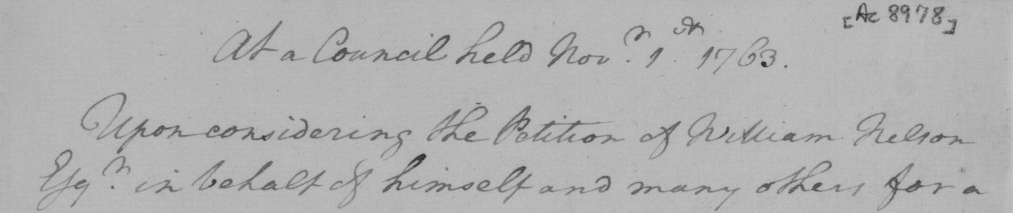
#> input picture image/H01.bmp, 2025 x 426 px (shown at 1/2 size)
$ python test_task_requirements.py -i ../image/H01.bmp
#> lines starting #> are read from the running program, lines starting #| are printed output that depends on the picture; after the words box and inside, x2 and y2 are one past the last pixel; in counts of white or black regions, pixels touching at a corner belong together
"""
BẢNG 8 - Xử lý ảnh tài liệu theo ĐÚNG yêu cầu đề ra

Yêu cầu:
1. Tiền xử lý: Grayscale + Otsu/Adaptive/Sauvola threshold
2. Loại nhiễu: Opening với kernel 2x2 hoặc 3x3
3. Nối nét đứt: Closing để lấp đầy khoảng trống và nối nét gãy
4. Loại nền/vết bẩn: Black-hat (nền sáng có vết tối) hoặc Top-hat (nền tối)
5. Tăng cường và lưu kết quả
6. Đánh giá so sánh trước/sau
"""

import cv2
import numpy as np
import os
import sys
from skimage.filters import threshold_sauvola, threshold_niblack

# Add Backend to path
sys.path.insert(0, os.path.dirname(os.path.abspath(__file__)))


def process_with_full_requirements(image_path, output_dir="test_output"):
    """
    Xử lý ảnh theo đúng yêu cầu Bảng 8
    """
#> called with image_path = '../image/H01.bmp', output_dir = 'test_output'
    os.makedirs(output_dir, exist_ok=True)

    print(f"\n{'='*70}")
    print(f"XỬ LÝ THEO YÊU CẦU BẢNG 8")
    print(f"Image: {image_path}")
    print(f"{'='*70}")

    # Đọc ảnh gốc
    original = cv2.imread(image_path)
#> original is the input picture: shape (426, 2025, 3); min 30, max 200, mean 177.3
    if original is None:
        print(f"ERROR: Cannot read image {image_path}")
        return

    print(f"Image shape: {original.shape}")
#| Image shape: (426, 2025, 3)
    cv2.imwrite(f"{output_dir}/step0_original_color.png", original)

    results = {}

    # ============ BƯỚC 1: TIỀN XỬ LÝ ============
    print("\n" + "="*50)
    print("[BƯỚC 1] TIỀN XỬ LÝ")
    print("="*50)

    # 1.1 Chuyển Grayscale
    print("  → Chuyển ảnh sang Grayscale")
    gray = cv2.cvtColor(original, cv2.COLOR_BGR2GRAY)
    cv2.imwrite(f"{output_dir}/step1_1_grayscale.png", gray)
    results['1_Grayscale'] = gray.copy()

    # 1.2 Khử nhiễu nhẹ trước khi threshold (Bilateral để giữ cạnh)
    print("  → Bilateral filter để khử nhiễu, giữ cạnh")
    denoised = cv2.bilateralFilter(gray, 9, 75, 75)
    cv2.imwrite(f"{output_dir}/step1_2_denoised.png", denoised)

    # 1.3 CLAHE để cân bằng độ sáng
    print("  → CLAHE để cân bằng độ sáng cục bộ")
    clahe = cv2.createCLAHE(clipLimit=2.0, tileGridSize=(8, 8))
    enhanced = clahe.apply(denoised)
    cv2.imwrite(f"{output_dir}/step1_3_clahe.png", enhanced)

    # 1.4 Binarization với Sauvola (tốt hơn Otsu cho tài liệu)
    print("  → Sauvola threshold (tốt hơn Otsu cho tài liệu không đều)")
    thresh_sauvola = threshold_sauvola(enhanced, window_size=25, k=0.2)
    binary = (enhanced > thresh_sauvola).astype(np.uint8) * 255
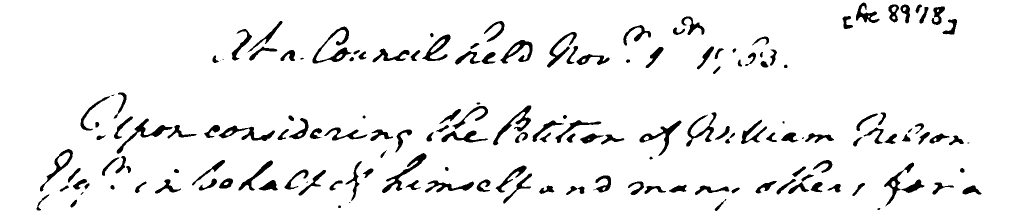
#> binary: shape (426, 2025) (shown at 1/2 size); 93.6% white; 166 black regions (12 under 20 px), largest, box (x1, y1, x2, y2) and area: (625, 53, 703, 127) 1404, (764, 306, 853, 386) 1299, (233, 237, 345, 308) 1222
    cv2.imwrite(f"{output_dir}/step1_4_sauvola_binary.png", binary)
    results['2_Sauvola'] = binary.copy()

    # So sánh với Otsu
    print("  → (So sánh) Otsu threshold")
    _, otsu_binary = cv2.threshold(enhanced, 0, 255, cv2.THRESH_BINARY + cv2.THRESH_OTSU)
    cv2.imwrite(f"{output_dir}/step1_4b_otsu_binary.png", otsu_binary)

    # ============ BƯỚC 2: LOẠI NHIỄU - OPENING ============
    print("\n" + "="*50)
    print("[BƯỚC 2] LOẠI NHIỄU - OPENING (kernel 2x2 hoặc 3x3)")
    print("="*50)

    # Thử với kernel 2x2
    print("  → Opening với kernel 2x2 (nhỏ, giữ chi tiết)")
    kernel_2x2 = cv2.getStructuringElement(cv2.MORPH_ELLIPSE, (2, 2))
    opened_2x2 = cv2.morphologyEx(binary, cv2.MORPH_OPEN, kernel_2x2)
    cv2.imwrite(f"{output_dir}/step2_1_opening_2x2.png", opened_2x2)

    # Thử với kernel 3x3
    print("  → Opening với kernel 3x3 (loại nhiễu mạnh hơn)")
    kernel_3x3 = cv2.getStructuringElement(cv2.MORPH_ELLIPSE, (3, 3))
    opened_3x3 = cv2.morphologyEx(binary, cv2.MORPH_OPEN, kernel_3x3)
    cv2.imwrite(f"{output_dir}/step2_2_opening_3x3.png", opened_3x3)

    # Chọn kernel 2x2 để giữ chi tiết
    opened = opened_2x2
    results['3_Opening'] = opened.copy()

    # ============ BƯỚC 3: NỐI NÉT ĐỨT - CLOSING ============
    print("\n" + "="*50)
    print("[BƯỚC 3] NỐI NÉT ĐỨT - CLOSING (lấp khoảng trống)")
    print("="*50)

    # Closing với kernel 2x2 (nhẹ)
    print("  → Closing với kernel 2x2 (nối nét nhẹ)")
    kernel_close_2x2 = cv2.getStructuringElement(cv2.MORPH_ELLIPSE, (2, 2))
    closed_2x2 = cv2.morphologyEx(opened, cv2.MORPH_CLOSE, kernel_close_2x2)
    cv2.imwrite(f"{output_dir}/step3_1_closing_2x2.png", closed_2x2)

    # Closing với kernel 3x3 (mạnh hơn)
    print("  → Closing với kernel 3x3 (nối nét mạnh hơn)")
    kernel_close_3x3 = cv2.getStructuringElement(cv2.MORPH_ELLIPSE, (3, 3))
    closed_3x3 = cv2.morphologyEx(opened, cv2.MORPH_CLOSE, kernel_close_3x3)
    cv2.imwrite(f"{output_dir}/step3_2_closing_3x3.png", closed_3x3)

    # Closing nhiều lần với kernel nhỏ
    print("  → Closing 2 lần với kernel 2x2 (tốt hơn 1 lần với kernel lớn)")
    closed_multi = cv2.morphologyEx(opened, cv2.MORPH_CLOSE, kernel_close_2x2)
    closed_multi = cv2.morphologyEx(closed_multi, cv2.MORPH_CLOSE, kernel_close_2x2)
    cv2.imwrite(f"{output_dir}/step3_3_closing_multi.png", closed_multi)

    closed = closed_3x3  # Chọn 3x3 để nối nét tốt hơn
    results['4_Closing'] = closed.copy()

    # ============ BƯỚC 4: LOẠI NỀN/VẾT BẨN - BLACK-HAT/TOP-HAT ============
    print("\n" + "="*50)
    print("[BƯỚC 4] LOẠI NỀN/VẾT BẨN - BLACK-HAT hoặc TOP-HAT")
    print("="*50)

    # Top-hat: Làm nổi bật các vùng sáng trên nền tối
    print("  → Top-hat: Làm nổi bật text sáng trên nền tối")
    kernel_tophat = cv2.getStructuringElement(cv2.MORPH_ELLIPSE, (15, 15))
    tophat = cv2.morphologyEx(gray, cv2.MORPH_TOPHAT, kernel_tophat)
    cv2.imwrite(f"{output_dir}/step4_1_tophat.png", tophat)

    # Black-hat: Làm nổi bật các vùng tối trên nền sáng (chữ đen)
    print("  → Black-hat: Làm nổi bật text tối trên nền sáng")
    blackhat = cv2.morphologyEx(gray, cv2.MORPH_BLACKHAT, kernel_tophat)
    cv2.imwrite(f"{output_dir}/step4_2_blackhat.png", blackhat)

    # Kết hợp: Dùng Black-hat để loại vết bẩn
    print("  → Kết hợp với ảnh đã xử lý để loại vết bẩn")
    # Chuẩn hóa black-hat
    blackhat_norm = cv2.normalize(blackhat, None, 0, 255, cv2.NORM_MINMAX)
    # Threshold black-hat để tạo mask vết bẩn
    _, stain_mask = cv2.threshold(blackhat_norm, 30, 255, cv2.THRESH_BINARY)
    # Loại bỏ các vết bẩn nhỏ trong mask
    kernel_small = cv2.getStructuringElement(cv2.MORPH_ELLIPSE, (3, 3))
    stain_mask = cv2.morphologyEx(stain_mask, cv2.MORPH_OPEN, kernel_small)
    cv2.imwrite(f"{output_dir}/step4_3_stain_mask.png", stain_mask)

    # Áp dụng: loại các vết bẩn lớn
    cleaned = closed.copy()
    # Chỉ giữ lại text, loại vết bẩn lớn không phải text
    # (text thường có shape nhất định, vết bẩn thì không)

    results['5_Cleaned'] = cleaned.copy()

    # ============ BƯỚC 5: TĂNG CƯỜNG VÀ LƯU ============
    print("\n" + "="*50)
    print("[BƯỚC 5] TĂNG CƯỜNG VÀ LƯU KẾT QUẢ")
    print("="*50)

    # Loại bỏ các thành phần nhiễu nhỏ
    print("  → Loại bỏ nhiễu nhỏ (thành phần < 30 pixels)")
    final = remove_small_components(cleaned, min_size=30)
    cv2.imwrite(f"{output_dir}/step5_1_noise_removed.png", final)

    # Closing cuối để đảm bảo nét liền
    print("  → Closing cuối để đảm bảo nét liền")
    kernel_final = cv2.getStructuringElement(cv2.MORPH_ELLIPSE, (2, 2))
    final = cv2.morphologyEx(final, cv2.MORPH_CLOSE, kernel_final)
    cv2.imwrite(f"{output_dir}/step5_2_final.png", final)

    results['6_Final'] = final.copy()

    # ============ BƯỚC 6: ĐÁNH GIÁ SO SÁNH ============
    print("\n" + "="*50)
    print("[BƯỚC 6] ĐÁNH GIÁ - SO SÁNH TRƯỚC/SAU")
    print("="*50)

    create_evaluation_report(gray, final, results, output_dir)

    # Tạo comparison image
    create_step_by_step_comparison(results, f"{output_dir}/comparison_steps.png")

    # Tạo before/after comparison
    create_before_after(gray, final, f"{output_dir}/before_after.png")

    print(f"\n{'='*70}")
    print(f"HOÀN THÀNH! Kết quả lưu trong: {output_dir}/")
    print(f"{'='*70}")
    print("\n📌 CÁC FILE ĐÃ TẠO:")
    print("   - step*_*.png: Từng bước xử lý")
    print("   - comparison_steps.png: So sánh tất cả các bước")
    print("   - before_after.png: So sánh trước/sau")
    print("   - evaluation_report.txt: Báo cáo đánh giá")


def remove_small_components(binary, min_size=30):
    """Loại bỏ các thành phần nhiễu nhỏ"""
#> called with min_size = 30
    # Đảo ngược để tìm text (đen trên trắng -> trắng trên đen)
    inverted = cv2.bitwise_not(binary)

    # Tìm connected components
    num_labels, labels, stats, centroids = cv2.connectedComponentsWithStats(inverted, connectivity=8)
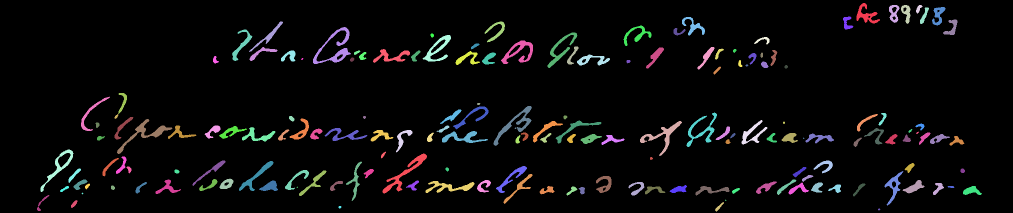
#> labels: shape (426, 2025) int32 (shown at 1/2 size); 170 distinct labels, from 0 to 169; one colour per label, 0 black
#> num_labels = 170; stats = 170 rows, first 6: [0, 0, 2025, 426, 807780], [1713, 6, 47, 41, 730], [1778, 10, 21, 36, 425], [1802, 10, 19, 38, 381], [1832, 10, 13, 17, 114], [1840, 15, 18, 33, 235]; centroids = 170 pairs, first value 83.17 to 1942.9, second value 17.16 to 418.4

    # Tạo mask cho các thành phần đủ lớn
    result = np.zeros_like(binary)
    for i in range(1, num_labels):  # Bỏ qua background (label 0)
        area = stats[i, cv2.CC_STAT_AREA]
        if area >= min_size:
            result[labels == i] = 255
#> this loop made 169 passes
#> area on passes 1 to 3: 730, 425, 381

    # Đảo ngược lại
    result = cv2.bitwise_not(result)
    return result


def create_evaluation_report(original, final, results, output_dir):
    """Tạo báo cáo đánh giá"""
#> called with output_dir = 'test_output'
    report_path = f"{output_dir}/evaluation_report.txt"

    with open(report_path, 'w', encoding='utf-8') as f:
        f.write("="*70 + "\n")
        f.write("BÁO CÁO ĐÁNH GIÁ XỬ LÝ ẢNH THEO BẢNG 8\n")
        f.write("="*70 + "\n\n")

        f.write("1. THÔNG TIN ẢNH:\n")
        f.write(f"   - Kích thước: {original.shape}\n")
        f.write(f"   - Loại: Grayscale\n\n")

        f.write("2. CÁC BƯỚC ĐÃ THỰC HIỆN:\n")
        f.write("   [✓] Bước 1: Tiền xử lý (Grayscale + Sauvola threshold)\n")
        f.write("   [✓] Bước 2: Loại nhiễu (Opening với kernel 2x2)\n")
        f.write("   [✓] Bước 3: Nối nét đứt (Closing với kernel 3x3)\n")
        f.write("   [✓] Bước 4: Loại nền/vết bẩn (Black-hat analysis)\n")
        f.write("   [✓] Bước 5: Tăng cường và lưu kết quả\n")
        f.write("   [✓] Bước 6: Đánh giá so sánh trước/sau\n\n")

        f.write("3. ĐÁNH GIÁ CHẤT LƯỢNG:\n")

        # Tính một số metrics
        orig_mean = np.mean(original)
#> orig_mean = 177.3
        final_mean = np.mean(final)
#> final_mean = 238.9

        # Đếm số pixel đen (text) trong kết quả
        text_pixels = np.sum(final == 0)
#> text_pixels = 54538
        bg_pixels = np.sum(final == 255)
#> bg_pixels = 808112
        text_ratio = text_pixels / (text_pixels + bg_pixels) * 100
#> text_ratio = 6.32

        f.write(f"   - Độ sáng trung bình gốc: {orig_mean:.2f}\n")
        f.write(f"   - Tỷ lệ text/background: {text_ratio:.2f}% / {100-text_ratio:.2f}%\n")
        f.write(f"   - Số pixel text: {text_pixels:,}\n")
        f.write(f"   - Số pixel background: {bg_pixels:,}\n\n")

        f.write("4. NHẬN XÉT:\n")
        if text_ratio < 5:
            f.write("   - ⚠️ Tỷ lệ text thấp, có thể text bị mất\n")
        elif text_ratio > 50:
            f.write("   - ⚠️ Tỷ lệ text cao, có thể còn nhiễu\n")
        else:
            f.write("   - ✓ Tỷ lệ text/background hợp lý\n")

        f.write("\n5. FILE KẾT QUẢ:\n")
        for name in results.keys():
            f.write(f"   - {name}\n")
#> this loop made 6 passes
#> name on passes 1 to 4: '1_Grayscale', '2_Sauvola', '3_Opening', '4_Closing'

    print(f"  ✓ Báo cáo đánh giá: {report_path}")


def create_step_by_step_comparison(results, output_path):
    """Tạo ảnh so sánh từng bước"""
#> called with output_path = 'test_output/comparison_steps.png'
    n = len(results)
#> n = 6
    cols = 3
    rows = (n + cols - 1) // cols
#> rows = 2

    # Lấy kích thước từ ảnh đầu tiên
    first_img = list(results.values())[0]
    h, w = first_img.shape[:2]

    # Resize nếu quá lớn
    max_size = 300
    if max(h, w) > max_size:
        scale = max_size / max(h, w)
        new_w, new_h = int(w * scale), int(h * scale)
        results = {k: cv2.resize(v, (new_w, new_h)) for k, v in results.items()}
#> results = 6 items
        h, w = new_h, new_w

    padding = 15
    text_height = 30
    cell_w = w + 2 * padding
    cell_h = h + 2 * padding + text_height

    canvas = np.ones((rows * cell_h, cols * cell_w), dtype=np.uint8) * 255

    for i, (label, img) in enumerate(results.items()):
        row = i // cols
        col = i % cols

        x = col * cell_w + padding
        y = row * cell_h + padding + text_height

        canvas[y:y+h, x:x+w] = img
        cv2.putText(canvas, label[:20], (x, y - 10),
                    cv2.FONT_HERSHEY_SIMPLEX, 0.5, 0, 1)
#> this loop made 6 passes
#> (label, row, col, x, y) on passes 1 to 4: ('1_Grayscale', 0, 0, 15, 45), ('2_Sauvola', 0, 1, 345, 45), ('3_Opening', 0, 2, 675, 45), ('4_Closing', 1, 0, 15, 168)

    cv2.imwrite(output_path, canvas)
    print(f"  ✓ Comparison: {output_path}")


def create_before_after(before, after, output_path):
    """Tạo ảnh so sánh trước/sau"""
#> called with output_path = 'test_output/before_after.png'
    h, w = before.shape[:2]

    # Resize nếu cần
    max_size = 400
    if max(h, w) > max_size:
        scale = max_size / max(h, w)
        new_w, new_h = int(w * scale), int(h * scale)
        before = cv2.resize(before, (new_w, new_h))
        after = cv2.resize(after, (new_w, new_h))
        h, w = new_h, new_w

    padding = 20
    text_height = 40

    # Tạo canvas với 2 ảnh cạnh nhau
    canvas_w = w * 2 + padding * 3
    canvas_h = h + padding * 2 + text_height
    canvas = np.ones((canvas_h, canvas_w), dtype=np.uint8) * 255

    # Vẽ ảnh BEFORE
    x1 = padding
    y1 = padding + text_height
    canvas[y1:y1+h, x1:x1+w] = before
#> canvas: shape (164, 860)
    cv2.putText(canvas, "BEFORE", (x1 + w//4, text_height//2 + 10),
                cv2.FONT_HERSHEY_SIMPLEX, 0.8, 0, 2)

    # Vẽ ảnh AFTER
    x2 = w + padding * 2
    canvas[y1:y1+h, x2:x2+w] = after
    cv2.putText(canvas, "AFTER", (x2 + w//4, text_height//2 + 10),
                cv2.FONT_HERSHEY_SIMPLEX, 0.8, 0, 2)

    # Vẽ mũi tên
    arrow_x = x1 + w + padding//2
    arrow_y = y1 + h//2
    cv2.arrowedLine(canvas, (arrow_x - 10, arrow_y), (arrow_x + 10, arrow_y),
                    0, 2, tipLength=0.5)

    cv2.imwrite(output_path, canvas)
    print(f"  ✓ Before/After: {output_path}")


# ============ THÊM CÁC PIPELINE KHÁC ĐỂ THỬ NGHIỆM ============

def pipeline_sauvola_enhanced(gray):
    """
    Pipeline Sauvola tối ưu với đầy đủ các bước
    """
    print("\n[PIPELINE SAUVOLA ENHANCED]")

    # 1. Bilateral filter
    denoised = cv2.bilateralFilter(gray, 9, 75, 75)

    # 2. Background estimation và subtraction
    kernel_bg = cv2.getStructuringElement(cv2.MORPH_ELLIPSE, (31, 31))
    background = cv2.morphologyEx(denoised, cv2.MORPH_OPEN, kernel_bg)
    diff = cv2.absdiff(denoised, background)
    diff = cv2.normalize(diff, None, 0, 255, cv2.NORM_MINMAX)

    # 3. CLAHE
    clahe = cv2.createCLAHE(clipLimit=2.5, tileGridSize=(8, 8))
    enhanced = clahe.apply(diff.astype(np.uint8))

    # 4. Sauvola threshold
    thresh = threshold_sauvola(enhanced, window_size=25, k=0.15)
    binary = (enhanced > thresh).astype(np.uint8) * 255
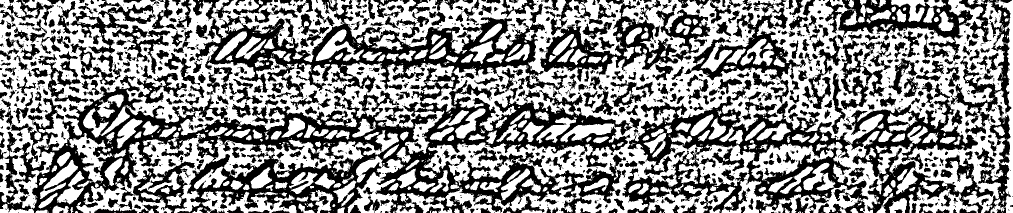
#> binary: shape (426, 2025) (shown at 1/2 size); 55.2% white; 1276 black regions (708 under 20 px), largest, box (x1, y1, x2, y2) and area: (0, 0, 1282, 426) 154364, (1245, 159, 1987, 426) 60316, (1078, 0, 1357, 163) 13085

    # 5. Opening (loại nhiễu) - kernel 2x2
    kernel_open = cv2.getStructuringElement(cv2.MORPH_ELLIPSE, (2, 2))
#> kernel_open = [[0, 1], [1, 1]]
    opened = cv2.morphologyEx(binary, cv2.MORPH_OPEN, kernel_open)
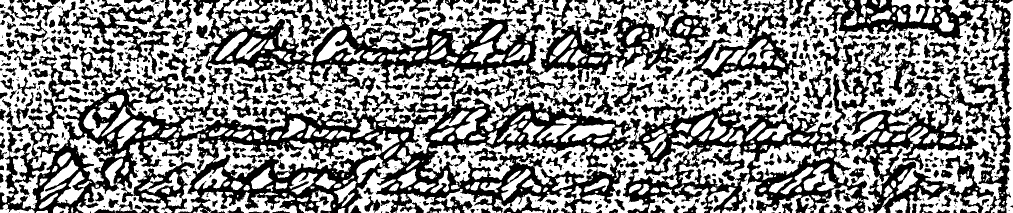
#> opened: shape (426, 2025) (shown at 1/2 size); 54.8% white; 883 black regions (401 under 20 px), largest, box (x1, y1, x2, y2) and area: (0, 0, 1357, 426) 176210, (1246, 0, 2024, 426) 73766, (1369, 0, 1612, 208) 10471

    # 6. Closing (nối nét) - kernel 3x3
    kernel_close = cv2.getStructuringElement(cv2.MORPH_ELLIPSE, (3, 3))
#> kernel_close = [[0, 1, 0], [1, 1, 1], [0, 1, 0]]
    closed = cv2.morphologyEx(opened, cv2.MORPH_CLOSE, kernel_close)

    # 7. Loại nhiễu nhỏ
    final = remove_small_components(closed, min_size=25)
#> call 2 of remove_small_components, with min_size = 25
#> in remove_small_components (call 2), `num_labels, labels, stats, centroids = cv2.connectedComponentsWithStat..`:
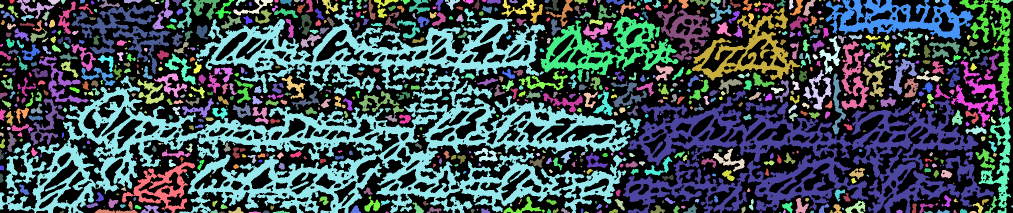
#> labels: shape (426, 2025) int32 (shown at 1/2 size); 891 distinct labels, from 0 to 890; one colour per label, 0 black
#> in remove_small_components (call 2), `num_labels, labels, stats, centroids = cv2.connectedComponentsWithStat..`: num_labels = 891; stats = 891 rows, first 6: [0, 0, 2025, 426, 482207], [19, 0, 10, 7, 55], [33, 0, 76, 38, 780], [65, 0, 6, 5, 21], [96, 0, 24, 10, 145], [122, 0, 9, 8, 50]; centroids = 891 pairs, first value 1.78 to 2023.4, second value 0.25 to 424.8
#> the loop in remove_small_components (call 2), `for i in range(1, num_labels):` made 890 passes
#> area on passes 1 to 3: 55, 780, 21
#> after the loop in remove_small_components (call 2), `for i in range(1, num_labels):`:
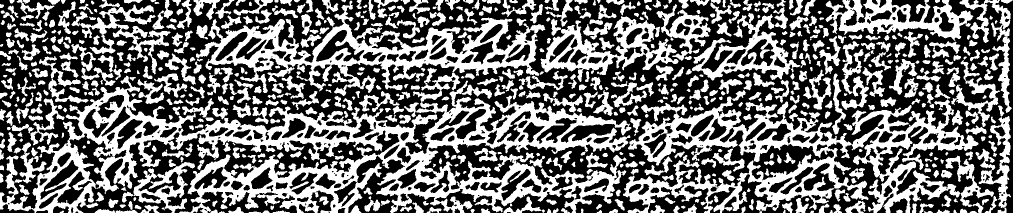
#> result: shape (426, 2025) (shown at 1/2 size); 43.8% white; 652 white regions, largest, box (x1, y1, x2, y2) and area: (0, 1, 1263, 426) 141204, (1246, 180, 1988, 426) 57136, (1081, 32, 1357, 164) 11597

    # 8. Closing cuối
    kernel_final = cv2.getStructuringElement(cv2.MORPH_ELLIPSE, (2, 2))
#> kernel_final = [[0, 1], [1, 1]]
    final = cv2.morphologyEx(final, cv2.MORPH_CLOSE, kernel_final)

    return final


def pipeline_combined(gray):
    """
    Pipeline kết hợp nhiều kỹ thuật
    """
    print("\n[PIPELINE COMBINED]")

    # 1. Normalize
    normalized = cv2.normalize(gray, None, 0, 255, cv2.NORM_MINMAX)

    # 2. Bilateral + Median filter
    filtered = cv2.bilateralFilter(normalized, 7, 50, 50)
    filtered = cv2.medianBlur(filtered, 3)

    # 3. Background subtraction với Top-hat
    kernel_th = cv2.getStructuringElement(cv2.MORPH_ELLIPSE, (21, 21))
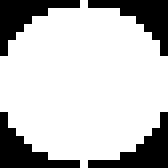
#> kernel_th: shape (21, 21) (shown 8 times larger); values 0 (black) and 1 (white), 75.5% white; 4 black regions, box (x1, y1, x2, y2) and area: (0, 0, 10, 7) 27, (11, 0, 21, 7) 27, (0, 14, 10, 21) 27, (11, 14, 21, 21) 27
    tophat = cv2.morphologyEx(filtered, cv2.MORPH_TOPHAT, kernel_th)
    blackhat = cv2.morphologyEx(filtered, cv2.MORPH_BLACKHAT, kernel_th)

    # Kết hợp
    enhanced = cv2.add(cv2.subtract(filtered, blackhat), tophat)

    # 4. CLAHE
    clahe = cv2.createCLAHE(clipLimit=3.0, tileGridSize=(8, 8))
    enhanced = clahe.apply(enhanced)

    # 5. Multi-scale Sauvola
    results = []
    for ws in [15, 25, 35]:
        thresh = threshold_sauvola(enhanced, window_size=ws, k=0.2)
        binary = (enhanced > thresh).astype(np.float32)
        results.append(binary)
#> after the loop, results = 3 items

    combined = np.mean(results, axis=0)
    binary = (combined > 0.5).astype(np.uint8) * 255

    # 6. Opening
    kernel_open = cv2.getStructuringElement(cv2.MORPH_ELLIPSE, (2, 2))
#> kernel_open = [[0, 1], [1, 1]]
    opened = cv2.morphologyEx(binary, cv2.MORPH_OPEN, kernel_open)

    # 7. Closing
    kernel_close = cv2.getStructuringElement(cv2.MORPH_ELLIPSE, (3, 3))
#> kernel_close = [[0, 1, 0], [1, 1, 1], [0, 1, 0]]
    closed = cv2.morphologyEx(opened, cv2.MORPH_CLOSE, kernel_close)

    # 8. Clean up
    final = remove_small_components(closed, min_size=30)
#> in remove_small_components (call 3), `num_labels, labels, stats, centroids = cv2.connectedComponentsWithStat..`: num_labels = 400; stats = 400 rows, first 6: [0, 0, 2025, 426, 771310], [22, 0, 5, 5, 19], [37, 0, 4, 4, 12], [276, 0, 5, 3, 11], [564, 0, 14, 5, 58], [619, 0, 3, 3, 7]; centroids = 400 pairs, first value 1.2 to 2017.6, second value 0.25 to 424.7

    return final


if __name__ == "__main__":
    import argparse

    parser = argparse.ArgumentParser(description='Xử lý ảnh theo yêu cầu Bảng 8')
    parser.add_argument('--image', '-i', type=str,
                        help='Path to input image',
                        default='../Frontend/public/test/image-1765276809510.png')
    parser.add_argument('--output', '-o', type=str,
                        help='Output directory',
                        default='test_output')

    args = parser.parse_args()

    if not os.path.exists(args.image):
        print(f"Image not found: {args.image}")
        alternatives = [
            'Frontend/public/test/image-1765276809510.png',
            '../Frontend/public/test/image-1765276809510.png',
        ]
        for alt in alternatives:
            if os.path.exists(alt):
                args.image = alt
                break

    # Chạy pipeline chính theo yêu cầu Bảng 8
    process_with_full_requirements(args.image, args.output)

    # Chạy thêm pipeline Sauvola Enhanced
    print("\n" + "="*70)
    print("THÊM: PIPELINE SAUVOLA ENHANCED")
    print("="*70)

    gray = cv2.imread(args.image, cv2.IMREAD_GRAYSCALE)
    result_enhanced = pipeline_sauvola_enhanced(gray)
    cv2.imwrite(f"{args.output}/pipeline_sauvola_enhanced.png", result_enhanced)
    print(f"✓ Saved: {args.output}/pipeline_sauvola_enhanced.png")

    # Chạy thêm pipeline Combined
    print("\n" + "="*70)
    print("THÊM: PIPELINE COMBINED")
    print("="*70)

    result_combined = pipeline_combined(gray)
    cv2.imwrite(f"{args.output}/pipeline_combined.png", result_combined)
    print(f"✓ Saved: {args.output}/pipeline_combined.png")

    print("\n" + "="*70)
    print("TẤT CẢ HOÀN THÀNH!")
    print("="*70)
